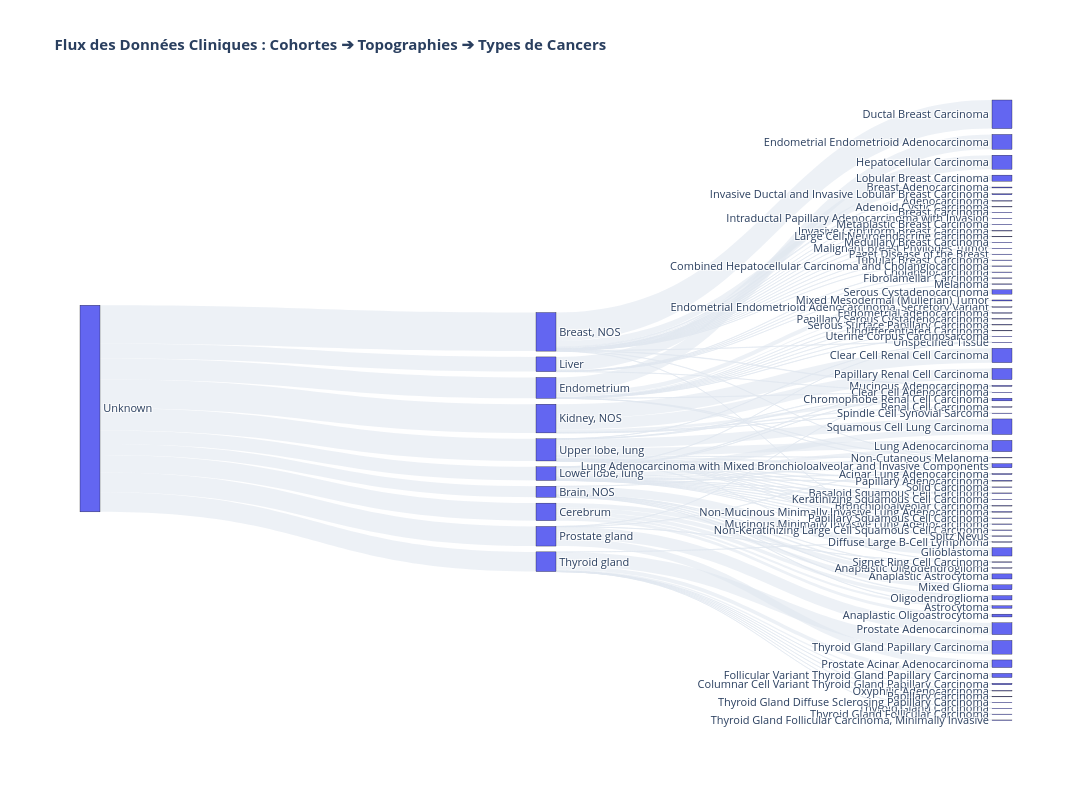

Source (notebook cell):
### Code cell
import pandas as pd
import plotly.graph_objects as go

# 1. Sélection des colonnes clés et suppression des données manquantes
# On utilise la table 'exploded' si tes échantillons appartiennent à plusieurs cohortes
df_sankey = exploded[['cohort_names', TOPO_COL, CANCER_COL]].dropna().copy()

# 2. Filtrage pour garder le graphique propre et lisible (Évite l'effet spaghettis)
top_cohorts = df_sankey['cohort_names'].value_counts().head(10).index
top_topos = df_sankey[TOPO_COL].value_counts().head(10).index

df_filtered = df_sankey[
    df_sankey['cohort_names'].isin(top_cohorts) & 
    df_sankey[TOPO_COL].isin(top_topos)
].copy()

# 3. Préparation des flux (Étape 1 : Cohorte -> Topographie)
flow1 = df_filtered.groupby(['cohort_names', TOPO_COL]).size().reset_index(name='value')
flow1.columns = ['source', 'target', 'value']

# Préparation des flux (Étape 2 : Topographie -> Type de Cancer)
flow2 = df_filtered.groupby([TOPO_COL, CANCER_COL]).size().reset_index(name='value')
flow2.columns = ['source', 'target', 'value']

# Combinaison de tous les flux en un seul tableau de liaisons
all_flows = pd.concat([flow1, flow2], ignore_index=True)

# 4. Indexation unique de tous les nœuds (Chaque texte doit avoir un numéro ID unique)
unique_nodes = list(pd.unique(all_flows[['source', 'target']].values.ravel()))
node_indices = {node: idx for idx, node in enumerate(unique_nodes)}

# Remplacement des textes par leurs ID numériques pour Plotly
all_flows['source_id'] = all_flows['source'].map(node_indices)
all_flows['target_id'] = all_flows['target'].map(node_indices)

# 5. Construction du graphique de Sankey avec des couleurs douces
fig = go.Figure(data=[go.Sankey(
    node = dict(
        pad = 18,
        thickness = 20,
        line = dict(color = "black", width = 0.3),
        label = unique_nodes,
        color = "#6366F1"  # Couleur moderne pour les blocs verticaux
    ),
    link = dict(
        source = all_flows['source_id'],
        target = all_flows['target_id'],
        value = all_flows['value'],
        color = "rgba(226, 232, 240, 0.6)"  # Liens gris clairs semi-transparents
    )
)])

# Mise en page générale
fig.update_layout(
    title_text="<b>Flux des Données Cliniques : Cohortes ➔ Topographies ➔ Types de Cancers</b>",
    font_size=11,
    width=1300,
    height=800
)

# 6. Sauvegarde et affichage
output_html = "clinical_data_sankey_flow.html"
fig.write_html(output_html)
print(f"📊 Diagramme de Sankey sauvegardé avec succès : {output_html}")
fig.show()

### Figure 1 — Plotly figure (JSON) as saved in the notebook; plotly's stock layout.template omitted (floating-point values rounded to 4 significant figures)
{"data": [{"link": {"color": "rgba(226, 232, 240, 0.6)", "source": [0, 0, 0, 0, 0, 0, 0, 0, 0, 0, 1, 1, 1, 1, 1, 1, 1, 2, 2, 2, 2, 2, 2, 2, 2, 2, 2, 2, 2, 2, 2, 2, 2, 2, 2, 2, 3, 3, 3, 3, 3, 4, 4, 4, 4, 4, 4, 4, 4, 4, 4, 4, 4, 5, 5, 5, 5, 5, 6, 6, 6, 6, 6, 6, 7, 7, 7, 7, 7, 7, 7, 7, 7, 7, 7, 7, 7, 7, 7, 7, 7, 8, 8, 8, 8, 8, 9, 9, 9, 9, 9, 9, 9, 9, 9, 9, 10, 10, 10, 10, 10, 10, 10, 10, 10, 10, 10, 10, 10, 10, 10, 10, 10, 10], "target": [1, 2, 3, 4, 5, 6, 7, 8, 9, 10, 11, 12, 13, 14, 15, 16, 17, 18, 19, 20, 21, 22, 23, 24, 25, 26, 27, 28, 29, 30, 31, 32, 16, 33, 34, 35, 11, 36, 13, 15, 17, 37, 38, 39, 40, 41, 42, 16, 43, 44, 45, 46, 47, 48, 49, 50, 51, 52, 53, 37, 54, 55, 56, 57, 58, 59, 60, 37, 61, 62, 41, 32, 63, 16, 64, 65, 66, 67, 68, 69, 35, 41, 32, 70, 71, 72, 73, 22, 74, 75, 76, 77, 78, 79, 80, 81, 58, 59, 60, 37, 61, 62, 41, 32, 63, 16, 64, 65, 66, 67, 72, 82, 69, 35], "value": [273, 957, 434, 519, 712, 364, 339, 486, 488, 551, 20, 8, 7, 207, 14, 2, 15, 1, 1, 23, 1, 1, 709, 5, 1, 25, 1, 151, 1, 5, 12, 11, 1, 3, 1, 4, 106, 70, 56, 110, 92, 1, 370, 2, 1, 1, 25, 1, 3, 109, 2, 1, 3, 66, 355, 276, 14, 1, 1, 1, 7, 4, 350, 1, 8, 7, 1, 1, 4, 93, 39, 8, 3, 3, 1, 11, 4, 1, 1, 153, 1, 3, 1, 188, 293, 1, 34, 2, 103, 1, 1, 1, 4, 1, 1, 340, 15, 7, 2, 1, 6, 187, 58, 5, 2, 3, 1, 6, 15, 2, 1, 5, 233, 2]}, "node": {"color": "#6366F1", "label": ["Unknown", "Brain, NOS", "Breast, NOS", "Cerebrum", "Endometrium", "Kidney, NOS", "Liver", "Lower lobe, lung", "Prostate gland", "Thyroid gland", "Upper lobe, lung", "Anaplastic Astrocytoma", "Anaplastic Oligodendroglioma", "Astrocytoma", "Glioblastoma", "Mixed Glioma", "Non-Cutaneous Melanoma", "Oligodendroglioma", "Adenocarcinoma", "Adenoid Cystic Carcinoma", "Breast Adenocarcinoma", "Breast Carcinoma", "Diffuse Large B-Cell Lymphoma", "Ductal Breast Carcinoma", "Intraductal Papillary Adenocarcinoma with Invasion", "Invasive Cribriform Breast Carcinoma", "Invasive Ductal and Invasive Lobular Breast Carcinoma", "Large Cell Neuroendocrine Carcinoma", "Lobular Breast Carcinoma", "Malignant Breast Phyllodes Tumor", "Medullary Breast Carcinoma", "Metaplastic Breast Carcinoma", "Mucinous Adenocarcinoma", "Paget Disease of the Breast", "Tubular Breast Carcinoma", "Unspecified Tissue", "Anaplastic Oligoastrocytoma", "Clear Cell Adenocarcinoma", "Endometrial Endometrioid Adenocarcinoma", "Endometrial Endometrioid Adenocarcinoma, Secretory Variant", "Endometrial adenocarcinoma", "Lung Adenocarcinoma with Mixed Bronchioloalveolar and Invasive Components", "Mixed Mesodermal (Mullerian) Tumor", "Papillary Serous Cystadenocarcinoma", "Serous Cystadenocarcinoma", "Serous Surface Papillary Carcinoma", "Undifferentiated Carcinoma", "Uterine Corpus Carcinosarcoma", "Chromophobe Renal Cell Carcinoma", "Clear Cell Renal Cell Carcinoma", "Papillary Renal Cell Carcinoma", "Renal Cell Carcinoma", "Spindle Cell Synovial Sarcoma", "Cholangiocarcinoma", "Combined Hepatocellular Carcinoma and Cholangiocarcinoma", "Fibrolamellar Carcinoma", "Hepatocellular Carcinoma", "Melanoma", "Acinar Lung Adenocarcinoma", "Basaloid Squamous Cell Carcinoma", "Bronchioloalveolar Carcinoma", "Keratinizing Squamous Cell Carcinoma", "Lung Adenocarcinoma", "Mucinous Minimally Invasive Lung Adenocarcinoma", "Non-Keratinizing Large Cell Squamous Cell Carcinoma", "Non-Mucinous Minimally Invasive Lung Adenocarcinoma", "Papillary Adenocarcinoma", "Papillary Squamous Cell Carcinoma", "Spitz Nevus", "Squamous Cell Lung Carcinoma", "Prostate Acinar Adenocarcinoma", "Prostate Adenocarcinoma", "Signet Ring Cell Carcinoma", "Columnar Cell Variant Thyroid Gland Papillary Carcinoma", "Follicular Variant Thyroid Gland Papillary Carcinoma", "Oxyphilic Adenocarcinoma", "Papillary Carcinoma", "Thyroid Gland Carcinoma", "Thyroid Gland Diffuse Sclerosing Papillary Carcinoma", "Thyroid Gland Follicular Carcinoma", "Thyroid Gland Follicular Carcinoma, Minimally Invasive", "Thyroid Gland Papillary Carcinoma", "Solid Carcinoma"], "line": {"color": "black", "width": 0.3}, "pad": 18, "thickness": 20}, "type": "sankey"}], "layout": {"font": {"size": 11}, "height": 800, "title": {"text": "<b>Flux des Données Cliniques : Cohortes ➔ Topographies ➔ Types de Cancers</b>"}, "width": 1300}}
